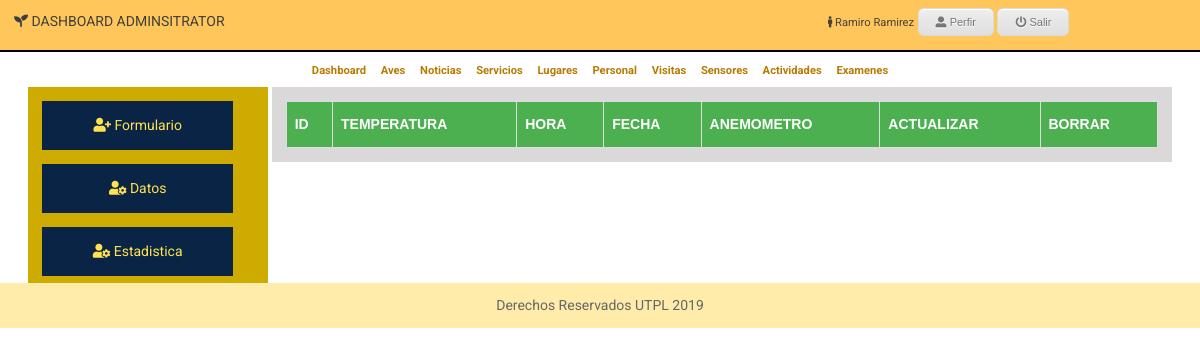
Page /administrator/adm_test/juan_ramon/listar.php (signed in) on the earlier database version.
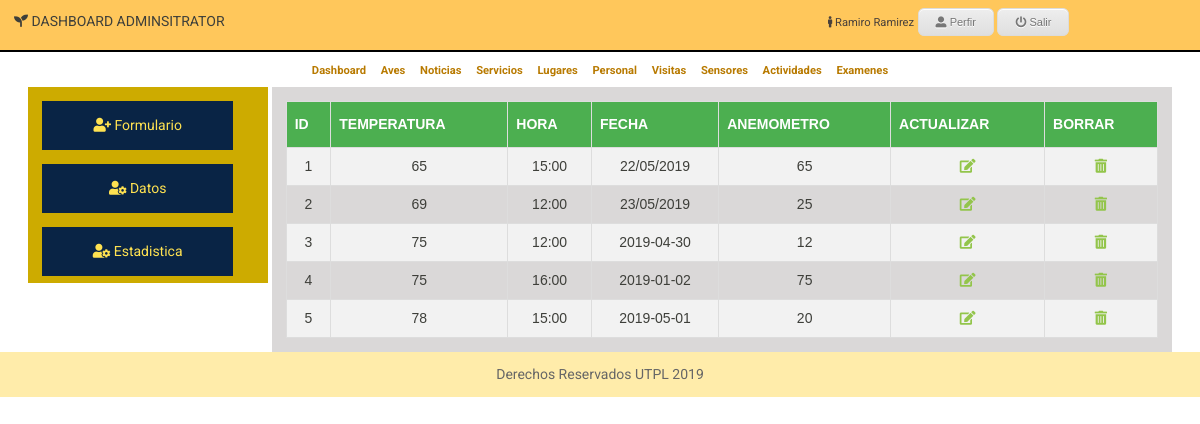
Same page on the later database version.
### tables this page shows
CREATE TABLE `ramon_datos` (
  `id` int(11) NOT NULL,
  `temperatura` double NOT NULL,
  `hora` varchar(20) NOT NULL,
  `fecha` varchar(20) NOT NULL,
  `anemometro` double NOT NULL
);

### dll/class_mysqli.php (the view, shortened to what this page needs)
<?php
class clase_mysqli{
	var $BaseDatos;
	var $Servidor;
	var $Usuario;
	var $Clave;
	var $Conexion_ID=0;
	var $Consulta_ID=0;
	function clase_mysqli($host="", $user="", $pass="", $db=""){
		$this->BaseDatos=$db;
		$this->Servidor=$host;
		$this->Usuario=$user;
		$this->Clave=$pass;
	}
	function conectar($host, $user, $pass, $db){
		if($db != "")$this->BaseDatos=$db;
		if($host != "")$this->Servidor=$host;
		if($user != "")$this->Usuario=$user;
		if($pass != "")$this->Clave=$pass;
		$this->Conexion_ID=new mysqli($this->Servidor, $this->Usuario, $this->Clave, $this->BaseDatos);
		return$this->Conexion_ID;
	}
	function consulta($sql=""){
		$this->Consulta_ID=mysqli_query($this->Conexion_ID,$sql);
		return $this->Consulta_ID;
	}
	function numcampos(){
		return mysqli_num_fields($this->Consulta_ID);
	}
	function verconsulta_crud(){
		echo "<table class='tablecud'>";
		echo "<tr>";
		for ($i=0; $i < $this->numcampos() ; $i++) {
			echo  "<th>".mysqli_fetch_field_direct($this->Consulta_ID, $i)->name."</th>";
		}
		echo  "<th>Actualizar</th>";
		echo  "<th>Borrar</th>";
		echo "</tr>";
		while ($row=mysqli_fetch_array($this->Consulta_ID)) {
			echo "<tr>";
			for ($i=0; $i < $this->numcampos(); $i++) {
				echo "<td>".utf8_encode($row[$i])."</td>";
			}
			echo "<td><a href='actualizar.php?id=$row[0]'><i class='fas fa-edit'></i></a></td>";
			echo "<td><a href='borrar.php?idr=$row[0]'><i class='fas fa-trash-alt'></i></a></td>";
			echo "</tr>";
		}
		echo "</table>";
	}
}
?>

### administrator/adm_header.php (shortened to what this page needs)
<!DOCTYPE html>
<html>
<head>
	<link rel="stylesheet" href="https://use.fontawesome.com/releases/v5.8.1/css/all.css">
	<link rel="stylesheet" type="text/css" href="<?php echo $site_url;?>/administrator/css/style.css">
	<link rel="stylesheet" type="text/css" href="<?php echo $site_url;?>/administrator/adm_birds/adm_birds_css/estilos.css">
	<link rel="stylesheet" type="text/css" href="<?php echo $site_url;?>/administrator/adm_birds/adm_birds_css/fontello.css">
    <link rel="stylesheet" href="https://bootswatch.com/4/sandstone/bootstrap.min.css">
    <link rel="stylesheet" href="<?php echo $site_url;?>/administrator/adm_test/juan_pachar/css/styles.css">
</head>
<body>
	<header>
		<h1><i class="fas fa-seedling"></i> DASHBOARD ADMINSITRATOR</h1>
		<nav class="top-menu">
			<div class="nameperfil"> <i class="fas fa-male"></i> <?php echo utf8_encode($_SESSION['nombre']);?></div>
			<a href=""><i class="fas fa-user-alt"></i> Perfir</a>
			<a href="<?php echo $site_url;?>/administrator/security/exit.php?salir=true"><i class="fas fa-power-off"></i> Salir</a>
		</nav>
	</header>
	<nav class="mainmenu">
		<a href="<?php echo $site_url; ?>/administrator/">Dashboard</a>
		<a href="<?php echo $site_url; ?>/administrator/adm_birds/index.php">Aves</a>
		<a href="">Noticias</a>
		<a href="">Servicios</a>
		<a href="../adm_lugares/index.php">Lugares</a>
		<a href="">Personal</a>
		<a href="../adm_visitas/index.php">Visitas</a>
		<a href="">Sensores</a>
		<a href="<?php echo $site_url; ?>/administrator/adm_activities/index.php">Actividades</a>
		<a href="<?php echo $site_url; ?>/administrator/adm_test/index.php" >Examenes</a>
	</nav>

### administrator/adm_test/juan_ramon/listar.php
<?php
	include('../../adm_header.php');
?>
<main>
	<section class="modulo-servicios">
		<nav class="nav_modulo">
			<a href="index.php"><i class="fas fa-user-plus"></i> Formulario</a><br>
			<a href="listar.php"><i class="fas fa-user-cog"></i> Datos</a><br>
			<a href="grafico.php"><i class="fas fa-user-cog"></i> Estadistica</a>
		</nav>
	</section>
	<section class="area_trabajo">
		<section class="contenido_mod">
			<?php
				$miconexion->consulta("select id, temperatura,hora,fecha,anemometro from ramon_datos");
				$miconexion->verconsulta_crud();
			?>
		</section>
	</section>
</main>
<?php
	include('../../adm_footer.php');
?>

### administrator/adm_footer.php
	<footer>
		<h6>Derechos Reservados UTPL 2019</h6>
	</footer>
</body>
</html>

### administrator/css/style.css (style rules this page uses)
* { padding: 0; margin: 0; }
html, body { background: #f1f1f1; height: 100%; font-family: arial; }
header { background-color: #FFC75B; border-bottom: 2px solid #000; }
header h1 { display: inline-block; width: 35%; font-size: 1em; padding: 0.9em 1em; }
.nameperfil { font-size: 0.8em; width: 30%; display: inline-block; color: #4A413B; }
.top-menu { display: inline-block; width: 55%; text-align: right; padding: 0.5em 1em; }
.top-menu a { -moz-box-shadow:inset 0px 1px 0px 0px #ffffff; -webkit-box-shadow:inset 0px 1px 0px 0px #ffffff; box-shadow:inset 0px 1px 0px 0px #ffffff; background:-webkit-gradient(linear, left top, left bottom, color-stop(0.05, #ededed), color-stop(1, #dfdfdf)); background:-moz-linear-gradient(top, #ededed 5%, #dfdfdf 100%); background:-webkit-linear-gradient(top, #ededed 5%, #dfdfdf 100%); background:-o-linear-gradient(top, #ededed 5%, #dfdfdf 100%); background:-ms-linear-gradient(top, #ededed 5%, #dfdfdf 100%); background:linear-gradient(to bottom, #ededed 5%, #dfdfdf 100%); filter:progid:DXImageTransform.Microsoft.gradient(startColorstr='#ededed', endColorstr='#dfdfdf',GradientType=0); background-color:#ededed; -moz-border-radius:6px; -webkit-border-radius:6px; border-radius:6px; border:1px solid #dcdcdc; display:inline-block; cursor:pointer; color:#777777; font-family:Arial; font-size:11px; padding:5px 17px; text-decoration:none; text-shadow:0px 1px 0px #ffffff; }
.mainmenu { width: 100; text-align: center; padding: 0.5em 1em; }
.mainmenu a { text-decoration: none; padding: 0.5em 0.5em; color: #B87A00; font-weight: bold; font-size: 0.8em; }
main { text-align:center; }
.modulo-servicios, .area_trabajo { display: inline-block; vertical-align: top; }
.modulo-servicios { width: 20%; background: #CDAB00; }
.area_trabajo { width: 75%; background: #DAD8D8; }
.nav_modulo, .contenido_mod { padding: 1em; }
.nav_modulo a { background: #092445; padding: 1em; color: #FFE251; width: 90%; display: block; text-decoration: none; margin-bottom: -0.5em; }
.tablecud { font-family: "Trebuchet MS", Arial, Helvetica, sans-serif; border-collapse: collapse; width: 100%; }
.tablecud td, .tablecud th { border: 1px solid #ddd; padding: 8px; }
.tablecud tr:nth-child(even) { background-color: #f2f2f2; }
.tablecud th { padding-top: 12px; padding-bottom: 12px; text-align: left; background-color: #4CAF50; color: white; text-transform: uppercase; }
footer { background: #FFECAA; color: #666; text-align: center; }
footer h6 { padding: 1em 0; }

### administrator/adm_birds/adm_birds_css/estilos.css (style rules this page uses)
* { padding: 0; margin: 0; }
a { text-decoration: none; }

Differences in the rows shown:
added ramon_datos: id "1", temperatura "65", hora "15:00", fecha "22/05/2019", anemometro "65"
added ramon_datos: id "2", temperatura "69", hora "12:00", fecha "23/05/2019", anemometro "25"
added ramon_datos: id "3", temperatura "75", hora "12:00", fecha "2019-04-30", anemometro "12"
added ramon_datos: id "4", temperatura "75", hora "16:00", fecha "2019-01-02", anemometro "75"
added ramon_datos: id "5", temperatura "78", hora "15:00", fecha "2019-05-01", anemometro "20"
